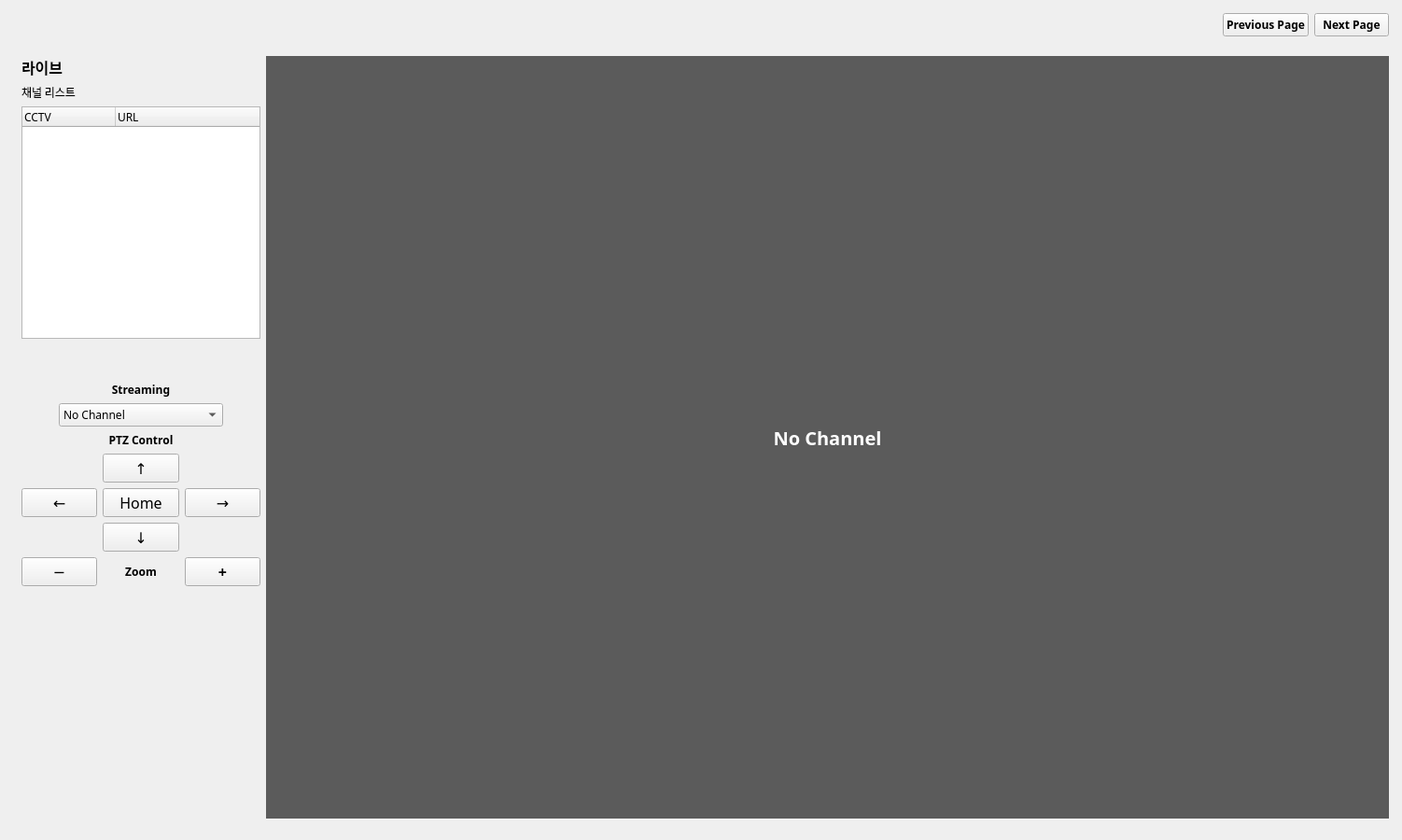
<?xml version="1.0" encoding="UTF-8"?>
<ui version="4.0">
 <class>MainWindow</class>
 <widget class="QMainWindow" name="MainWindow">
  <property name="windowModality">
   <enum>Qt::WindowModal</enum>
  </property>
  <property name="geometry">
   <rect>
    <x>0</x>
    <y>0</y>
    <width>1502</width>
    <height>900</height>
   </rect>
  </property>
  <property name="sizePolicy">
   <sizepolicy hsizetype="Expanding" vsizetype="Expanding">
    <horstretch>0</horstretch>
    <verstretch>0</verstretch>
   </sizepolicy>
  </property>
  <property name="windowTitle">
   <string>panorama</string>
  </property>
  <property name="windowIcon">
   <iconset>
    <normaloff>skysysIcon.png</normaloff>skysysIcon.png</iconset>
  </property>
  <widget class="QWidget" name="centralwidget">
   <layout class="QVBoxLayout" name="verticalLayout_5">
    <item>
     <widget class="QWidget" name="topLayout" native="true">
      <layout class="QHBoxLayout" name="horizontalLayout_8">
       <property name="leftMargin">
        <number>5</number>
       </property>
       <property name="topMargin">
        <number>5</number>
       </property>
       <property name="rightMargin">
        <number>5</number>
       </property>
       <property name="bottomMargin">
        <number>1</number>
       </property>
       <item>
        <widget class="QLabel" name="ci">
         <property name="sizePolicy">
          <sizepolicy hsizetype="Maximum" vsizetype="Maximum">
           <horstretch>0</horstretch>
           <verstretch>0</verstretch>
          </sizepolicy>
         </property>
         <property name="maximumSize">
          <size>
           <width>250</width>
           <height>40</height>
          </size>
         </property>
         <property name="text">
          <string/>
         </property>
         <property name="pixmap">
          <pixmap>skysys.png</pixmap>
         </property>
         <property name="scaledContents">
          <bool>true</bool>
         </property>
        </widget>
       </item>
       <item>
        <spacer name="horizontalSpacer_5">
         <property name="orientation">
          <enum>Qt::Horizontal</enum>
         </property>
         <property name="sizeHint" stdset="0">
          <size>
           <width>40</width>
           <height>13</height>
          </size>
         </property>
        </spacer>
       </item>
       <item>
        <widget class="QPushButton" name="previousButton">
         <property name="sizePolicy">
          <sizepolicy hsizetype="Minimum" vsizetype="Fixed">
           <horstretch>0</horstretch>
           <verstretch>0</verstretch>
          </sizepolicy>
         </property>
         <property name="font">
          <font>
           <family>나눔고딕</family>
           <weight>75</weight>
           <italic>false</italic>
           <bold>true</bold>
           <underline>false</underline>
          </font>
         </property>
         <property name="text">
          <string>Previous Page</string>
         </property>
         <property name="checkable">
          <bool>false</bool>
         </property>
         <property name="checked">
          <bool>false</bool>
         </property>
        </widget>
       </item>
       <item>
        <widget class="QPushButton" name="nextButton">
         <property name="sizePolicy">
          <sizepolicy hsizetype="Minimum" vsizetype="Fixed">
           <horstretch>0</horstretch>
           <verstretch>0</verstretch>
          </sizepolicy>
         </property>
         <property name="font">
          <font>
           <family>나눔고딕</family>
           <weight>75</weight>
           <bold>true</bold>
          </font>
         </property>
         <property name="text">
          <string>Next Page</string>
         </property>
        </widget>
       </item>
      </layout>
     </widget>
    </item>
    <item>
     <widget class="QStackedWidget" name="QStackedWidget">
      <property name="currentIndex">
       <number>0</number>
      </property>
      <widget class="QWidget" name="page1">
       <layout class="QHBoxLayout" name="page1Layout">
        <property name="spacing">
         <number>5</number>
        </property>
        <property name="leftMargin">
         <number>5</number>
        </property>
        <property name="topMargin">
         <number>5</number>
        </property>
        <property name="rightMargin">
         <number>5</number>
        </property>
        <property name="bottomMargin">
         <number>5</number>
        </property>
        <item>
         <widget class="QWidget" name="pageWidget1" native="true">
          <layout class="QHBoxLayout" name="horizontalLayout_12">
           <property name="rightMargin">
            <number>0</number>
           </property>
           <item>
            <layout class="QVBoxLayout" name="verticalLayout_4">
             <property name="rightMargin">
              <number>0</number>
             </property>
             <item>
              <widget class="QLabel" name="liveLabel">
               <property name="sizePolicy">
                <sizepolicy hsizetype="Minimum" vsizetype="Preferred">
                 <horstretch>0</horstretch>
                 <verstretch>0</verstretch>
                </sizepolicy>
               </property>
               <property name="font">
                <font>
                 <family>나눔고딕</family>
                 <pointsize>12</pointsize>
                 <weight>75</weight>
                 <bold>true</bold>
                </font>
               </property>
               <property name="text">
                <string>라이브</string>
               </property>
              </widget>
             </item>
             <item>
              <widget class="QLabel" name="chListLabel">
               <property name="sizePolicy">
                <sizepolicy hsizetype="Minimum" vsizetype="Preferred">
                 <horstretch>0</horstretch>
                 <verstretch>0</verstretch>
                </sizepolicy>
               </property>
               <property name="font">
                <font>
                 <family>나눔고딕</family>
                </font>
               </property>
               <property name="text">
                <string>채널 리스트</string>
               </property>
              </widget>
             </item>
             <item>
              <widget class="QTreeWidget" name="chTreeWidget">
               <property name="sizePolicy">
                <sizepolicy hsizetype="Minimum" vsizetype="MinimumExpanding">
                 <horstretch>0</horstretch>
                 <verstretch>0</verstretch>
                </sizepolicy>
               </property>
               <property name="font">
                <font>
                 <family>나눔고딕</family>
                </font>
               </property>
               <column>
                <property name="text">
                 <string>CCTV</string>
                </property>
               </column>
               <column>
                <property name="text">
                 <string>URL</string>
                </property>
               </column>
              </widget>
             </item>
             <item>
              <spacer name="verticalSpacer_5">
               <property name="orientation">
                <enum>Qt::Vertical</enum>
               </property>
               <property name="sizeType">
                <enum>QSizePolicy::Minimum</enum>
               </property>
               <property name="sizeHint" stdset="0">
                <size>
                 <width>20</width>
                 <height>40</height>
                </size>
               </property>
              </spacer>
             </item>
             <item>
              <widget class="QLabel" name="streamingLabel">
               <property name="sizePolicy">
                <sizepolicy hsizetype="Minimum" vsizetype="Preferred">
                 <horstretch>0</horstretch>
                 <verstretch>0</verstretch>
                </sizepolicy>
               </property>
               <property name="font">
                <font>
                 <family>나눔고딕</family>
                 <weight>75</weight>
                 <bold>true</bold>
                </font>
               </property>
               <property name="text">
                <string>Streaming</string>
               </property>
               <property name="alignment">
                <set>Qt::AlignCenter</set>
               </property>
              </widget>
             </item>
             <item>
              <layout class="QHBoxLayout" name="horizontalLayout_4">
               <item>
                <spacer name="horizontalSpacer">
                 <property name="orientation">
                  <enum>Qt::Horizontal</enum>
                 </property>
                 <property name="sizeType">
                  <enum>QSizePolicy::Minimum</enum>
                 </property>
                 <property name="sizeHint" stdset="0">
                  <size>
                   <width>40</width>
                   <height>20</height>
                  </size>
                 </property>
                </spacer>
               </item>
               <item>
                <widget class="QComboBox" name="chComboBox">
                 <property name="sizePolicy">
                  <sizepolicy hsizetype="Minimum" vsizetype="Fixed">
                   <horstretch>0</horstretch>
                   <verstretch>0</verstretch>
                  </sizepolicy>
                 </property>
                 <property name="font">
                  <font>
                   <family>나눔고딕</family>
                  </font>
                 </property>
                 <item>
                  <property name="text">
                   <string>No Channel</string>
                  </property>
                 </item>
                 <item>
                  <property name="text">
                   <string>CCTV1</string>
                  </property>
                 </item>
                 <item>
                  <property name="text">
                   <string>CCTV2</string>
                  </property>
                 </item>
                 <item>
                  <property name="text">
                   <string>CCTV3</string>
                  </property>
                 </item>
                 <item>
                  <property name="text">
                   <string>CCTV4</string>
                  </property>
                 </item>
                 <item>
                  <property name="text">
                   <string>CCTV5</string>
                  </property>
                 </item>
                 <item>
                  <property name="text">
                   <string>CCTV6</string>
                  </property>
                 </item>
                 <item>
                  <property name="text">
                   <string>CCTV7</string>
                  </property>
                 </item>
                 <item>
                  <property name="text">
                   <string>CCTV8</string>
                  </property>
                 </item>
                 <item>
                  <property name="text">
                   <string>CCTV9</string>
                  </property>
                 </item>
                 <item>
                  <property name="text">
                   <string>CCTV10</string>
                  </property>
                 </item>
                </widget>
               </item>
               <item>
                <spacer name="horizontalSpacer_2">
                 <property name="orientation">
                  <enum>Qt::Horizontal</enum>
                 </property>
                 <property name="sizeType">
                  <enum>QSizePolicy::Minimum</enum>
                 </property>
                 <property name="sizeHint" stdset="0">
                  <size>
                   <width>40</width>
                   <height>20</height>
                  </size>
                 </property>
                </spacer>
               </item>
              </layout>
             </item>
             <item>
              <widget class="QLabel" name="ptzControlLabel">
               <property name="sizePolicy">
                <sizepolicy hsizetype="Minimum" vsizetype="Preferred">
                 <horstretch>0</horstretch>
                 <verstretch>0</verstretch>
                </sizepolicy>
               </property>
               <property name="font">
                <font>
                 <family>나눔고딕</family>
                 <weight>75</weight>
                 <bold>true</bold>
                </font>
               </property>
               <property name="text">
                <string>PTZ Control</string>
               </property>
               <property name="alignment">
                <set>Qt::AlignCenter</set>
               </property>
              </widget>
             </item>
             <item>
              <layout class="QHBoxLayout" name="horizontalLayout_5">
               <property name="rightMargin">
                <number>0</number>
               </property>
               <property name="bottomMargin">
                <number>0</number>
               </property>
               <item>
                <widget class="QPushButton" name="leftButton">
                 <property name="font">
                  <font>
                   <family>나눔고딕</family>
                   <pointsize>12</pointsize>
                  </font>
                 </property>
                 <property name="text">
                  <string>←</string>
                 </property>
                </widget>
               </item>
               <item>
                <layout class="QVBoxLayout" name="verticalLayout">
                 <property name="bottomMargin">
                  <number>0</number>
                 </property>
                 <item>
                  <widget class="QPushButton" name="upButton">
                   <property name="font">
                    <font>
                     <family>나눔고딕</family>
                     <pointsize>12</pointsize>
                    </font>
                   </property>
                   <property name="text">
                    <string>↑</string>
                   </property>
                  </widget>
                 </item>
                 <item>
                  <widget class="QPushButton" name="homeButton">
                   <property name="font">
                    <font>
                     <family>나눔고딕</family>
                     <pointsize>12</pointsize>
                    </font>
                   </property>
                   <property name="text">
                    <string>Home</string>
                   </property>
                  </widget>
                 </item>
                 <item>
                  <widget class="QPushButton" name="downButton">
                   <property name="font">
                    <font>
                     <family>나눔고딕</family>
                     <pointsize>12</pointsize>
                    </font>
                   </property>
                   <property name="text">
                    <string>↓</string>
                   </property>
                  </widget>
                 </item>
                </layout>
               </item>
               <item>
                <widget class="QPushButton" name="rightButton">
                 <property name="font">
                  <font>
                   <family>나눔고딕</family>
                   <pointsize>12</pointsize>
                  </font>
                 </property>
                 <property name="text">
                  <string>→</string>
                 </property>
                </widget>
               </item>
              </layout>
             </item>
             <item>
              <layout class="QHBoxLayout" name="horizontalLayout_7">
               <property name="bottomMargin">
                <number>0</number>
               </property>
               <item>
                <widget class="QPushButton" name="zoomOutButton">
                 <property name="font">
                  <font>
                   <family>나눔고딕</family>
                   <pointsize>12</pointsize>
                   <weight>75</weight>
                   <bold>true</bold>
                  </font>
                 </property>
                 <property name="text">
                  <string>─</string>
                 </property>
                </widget>
               </item>
               <item>
                <widget class="QLabel" name="zoomLabel">
                 <property name="sizePolicy">
                  <sizepolicy hsizetype="Minimum" vsizetype="Preferred">
                   <horstretch>0</horstretch>
                   <verstretch>0</verstretch>
                  </sizepolicy>
                 </property>
                 <property name="font">
                  <font>
                   <family>나눔고딕</family>
                   <weight>75</weight>
                   <bold>true</bold>
                  </font>
                 </property>
                 <property name="text">
                  <string>Zoom</string>
                 </property>
                 <property name="alignment">
                  <set>Qt::AlignCenter</set>
                 </property>
                </widget>
               </item>
               <item>
                <widget class="QPushButton" name="zoomInButton">
                 <property name="font">
                  <font>
                   <family>나눔고딕</family>
                   <pointsize>12</pointsize>
                   <weight>75</weight>
                   <bold>true</bold>
                  </font>
                 </property>
                 <property name="text">
                  <string>+</string>
                 </property>
                </widget>
               </item>
              </layout>
             </item>
             <item>
              <spacer name="verticalSpacer_3">
               <property name="orientation">
                <enum>Qt::Vertical</enum>
               </property>
               <property name="sizeType">
                <enum>QSizePolicy::Expanding</enum>
               </property>
               <property name="sizeHint" stdset="0">
                <size>
                 <width>20</width>
                 <height>40</height>
                </size>
               </property>
              </spacer>
             </item>
            </layout>
           </item>
           <item>
            <widget class="QLabel" name="viewLabel">
             <property name="enabled">
              <bool>true</bool>
             </property>
             <property name="sizePolicy">
              <sizepolicy hsizetype="Expanding" vsizetype="Expanding">
               <horstretch>0</horstretch>
               <verstretch>0</verstretch>
              </sizepolicy>
             </property>
             <property name="maximumSize">
              <size>
               <width>16777215</width>
               <height>16777215</height>
              </size>
             </property>
             <property name="font">
              <font>
               <family>나눔고딕</family>
               <pointsize>15</pointsize>
               <weight>75</weight>
               <bold>true</bold>
              </font>
             </property>
             <property name="styleSheet">
              <string notr="true">background-color: rgb(91, 91, 91);color: rgb(255, 255, 255);</string>
             </property>
             <property name="text">
              <string>No Channel</string>
             </property>
             <property name="alignment">
              <set>Qt::AlignCenter</set>
             </property>
            </widget>
           </item>
          </layout>
         </widget>
        </item>
       </layout>
      </widget>
      <widget class="QWidget" name="page2">
       <layout class="QHBoxLayout" name="page2Layout">
        <property name="spacing">
         <number>5</number>
        </property>
        <property name="leftMargin">
         <number>5</number>
        </property>
        <property name="topMargin">
         <number>5</number>
        </property>
        <property name="rightMargin">
         <number>5</number>
        </property>
        <property name="bottomMargin">
         <number>5</number>
        </property>
        <item>
         <widget class="QWidget" name="pageWidget2" native="true">
          <layout class="QHBoxLayout" name="horizontalLayout_3">
           <item>
            <widget class="QWidget" name="verticalWidget" native="true">
             <property name="sizePolicy">
              <sizepolicy hsizetype="Maximum" vsizetype="Preferred">
               <horstretch>0</horstretch>
               <verstretch>0</verstretch>
              </sizepolicy>
             </property>
             <layout class="QVBoxLayout" name="verticalLayout_2">
              <item>
               <widget class="QPushButton" name="ptzButton">
                <property name="sizePolicy">
                 <sizepolicy hsizetype="Expanding" vsizetype="Fixed">
                  <horstretch>0</horstretch>
                  <verstretch>0</verstretch>
                 </sizepolicy>
                </property>
                <property name="font">
                 <font>
                  <family>나눔고딕</family>
                 </font>
                </property>
                <property name="text">
                 <string>PTZ Start</string>
                </property>
               </widget>
              </item>
              <item>
               <widget class="QComboBox" name="chComboBox_2">
                <property name="sizePolicy">
                 <sizepolicy hsizetype="Preferred" vsizetype="Fixed">
                  <horstretch>0</horstretch>
                  <verstretch>0</verstretch>
                 </sizepolicy>
                </property>
                <property name="font">
                 <font>
                  <family>나눔고딕</family>
                 </font>
                </property>
                <item>
                 <property name="text">
                  <string>CCTV1</string>
                 </property>
                </item>
                <item>
                 <property name="text">
                  <string>CCTV2</string>
                 </property>
                </item>
                <item>
                 <property name="text">
                  <string>CCTV3</string>
                 </property>
                </item>
                <item>
                 <property name="text">
                  <string>CCTV4</string>
                 </property>
                </item>
                <item>
                 <property name="text">
                  <string>CCTV5</string>
                 </property>
                </item>
                <item>
                 <property name="text">
                  <string>CCTV6</string>
                 </property>
                </item>
                <item>
                 <property name="text">
                  <string>CCTV7</string>
                 </property>
                </item>
                <item>
                 <property name="text">
                  <string>CCTV8</string>
                 </property>
                </item>
                <item>
                 <property name="text">
                  <string>CCTV9</string>
                 </property>
                </item>
                <item>
                 <property name="text">
                  <string>CCTV10</string>
                 </property>
                </item>
               </widget>
              </item>
              <item>
               <widget class="QPushButton" name="restartButton">
                <property name="sizePolicy">
                 <sizepolicy hsizetype="Expanding" vsizetype="Fixed">
                  <horstretch>0</horstretch>
                  <verstretch>0</verstretch>
                 </sizepolicy>
                </property>
                <property name="font">
                 <font>
                  <family>나눔고딕</family>
                 </font>
                </property>
                <property name="text">
                 <string>ReStart</string>
                </property>
               </widget>
              </item>
              <item>
               <spacer name="verticalSpacer">
                <property name="orientation">
                 <enum>Qt::Vertical</enum>
                </property>
                <property name="sizeHint" stdset="0">
                 <size>
                  <width>20</width>
                  <height>40</height>
                 </size>
                </property>
               </spacer>
              </item>
             </layout>
            </widget>
           </item>
           <item>
            <layout class="QGridLayout" name="gridLayout_5">
             <item row="0" column="1">
              <widget class="QLabel" name="label_1">
               <property name="font">
                <font>
                 <family>나눔고딕</family>
                </font>
               </property>
               <property name="text">
                <string>None</string>
               </property>
               <property name="alignment">
                <set>Qt::AlignCenter</set>
               </property>
              </widget>
             </item>
             <item row="0" column="0">
              <widget class="QLabel" name="cctvLabel_1">
               <property name="font">
                <font>
                 <family>나눔고딕</family>
                 <pointsize>15</pointsize>
                 <weight>75</weight>
                 <bold>true</bold>
                </font>
               </property>
               <property name="text">
                <string>CCTV1</string>
               </property>
               <property name="alignment">
                <set>Qt::AlignCenter</set>
               </property>
              </widget>
             </item>
             <item row="3" column="2">
              <widget class="QLabel" name="cctvLabel_9">
               <property name="font">
                <font>
                 <family>나눔고딕</family>
                 <pointsize>15</pointsize>
                 <weight>75</weight>
                 <bold>true</bold>
                </font>
               </property>
               <property name="text">
                <string>CCTV9</string>
               </property>
               <property name="alignment">
                <set>Qt::AlignCenter</set>
               </property>
              </widget>
             </item>
             <item row="3" column="0">
              <widget class="QLabel" name="cctvLabel_4">
               <property name="font">
                <font>
                 <family>나눔고딕</family>
                 <pointsize>15</pointsize>
                 <weight>75</weight>
                 <bold>true</bold>
                </font>
               </property>
               <property name="text">
                <string>CCTV4</string>
               </property>
               <property name="alignment">
                <set>Qt::AlignCenter</set>
               </property>
              </widget>
             </item>
             <item row="1" column="2">
              <widget class="QLabel" name="cctvLabel_7">
               <property name="font">
                <font>
                 <family>나눔고딕</family>
                 <pointsize>15</pointsize>
                 <weight>75</weight>
                 <bold>true</bold>
                </font>
               </property>
               <property name="text">
                <string>CCTV7</string>
               </property>
               <property name="alignment">
                <set>Qt::AlignCenter</set>
               </property>
              </widget>
             </item>
             <item row="1" column="0">
              <widget class="QLabel" name="cctvLabel_2">
               <property name="font">
                <font>
                 <family>나눔고딕</family>
                 <pointsize>15</pointsize>
                 <weight>75</weight>
                 <bold>true</bold>
                </font>
               </property>
               <property name="text">
                <string>CCTV2</string>
               </property>
               <property name="alignment">
                <set>Qt::AlignCenter</set>
               </property>
              </widget>
             </item>
             <item row="2" column="2">
              <widget class="QLabel" name="cctvLabel_8">
               <property name="font">
                <font>
                 <family>나눔고딕</family>
                 <pointsize>15</pointsize>
                 <weight>75</weight>
                 <bold>true</bold>
                </font>
               </property>
               <property name="text">
                <string>CCTV8</string>
               </property>
               <property name="alignment">
                <set>Qt::AlignCenter</set>
               </property>
              </widget>
             </item>
             <item row="4" column="3">
              <widget class="QLabel" name="label_10">
               <property name="font">
                <font>
                 <family>나눔고딕</family>
                </font>
               </property>
               <property name="text">
                <string>None</string>
               </property>
               <property name="alignment">
                <set>Qt::AlignCenter</set>
               </property>
              </widget>
             </item>
             <item row="3" column="3">
              <widget class="QLabel" name="label_9">
               <property name="font">
                <font>
                 <family>나눔고딕</family>
                </font>
               </property>
               <property name="text">
                <string>None</string>
               </property>
               <property name="alignment">
                <set>Qt::AlignCenter</set>
               </property>
              </widget>
             </item>
             <item row="1" column="3">
              <widget class="QLabel" name="label_7">
               <property name="font">
                <font>
                 <family>나눔고딕</family>
                </font>
               </property>
               <property name="text">
                <string>None</string>
               </property>
               <property name="alignment">
                <set>Qt::AlignCenter</set>
               </property>
              </widget>
             </item>
             <item row="2" column="1">
              <widget class="QLabel" name="label_3">
               <property name="font">
                <font>
                 <family>나눔고딕</family>
                </font>
               </property>
               <property name="text">
                <string>None</string>
               </property>
               <property name="alignment">
                <set>Qt::AlignCenter</set>
               </property>
              </widget>
             </item>
             <item row="3" column="1">
              <widget class="QLabel" name="label_4">
               <property name="font">
                <font>
                 <family>나눔고딕</family>
                </font>
               </property>
               <property name="text">
                <string>None</string>
               </property>
               <property name="alignment">
                <set>Qt::AlignCenter</set>
               </property>
              </widget>
             </item>
             <item row="2" column="0">
              <widget class="QLabel" name="cctvLabel_3">
               <property name="font">
                <font>
                 <family>나눔고딕</family>
                 <pointsize>15</pointsize>
                 <weight>75</weight>
                 <bold>true</bold>
                </font>
               </property>
               <property name="text">
                <string>CCTV3</string>
               </property>
               <property name="alignment">
                <set>Qt::AlignCenter</set>
               </property>
              </widget>
             </item>
             <item row="4" column="2">
              <widget class="QLabel" name="cctvLabel_10">
               <property name="font">
                <font>
                 <family>나눔고딕</family>
                 <pointsize>15</pointsize>
                 <weight>75</weight>
                 <bold>true</bold>
                </font>
               </property>
               <property name="text">
                <string>CCTV10</string>
               </property>
               <property name="alignment">
                <set>Qt::AlignCenter</set>
               </property>
              </widget>
             </item>
             <item row="1" column="1">
              <widget class="QLabel" name="label_2">
               <property name="font">
                <font>
                 <family>나눔고딕</family>
                </font>
               </property>
               <property name="text">
                <string>None</string>
               </property>
               <property name="alignment">
                <set>Qt::AlignCenter</set>
               </property>
              </widget>
             </item>
             <item row="2" column="3">
              <widget class="QLabel" name="label_8">
               <property name="font">
                <font>
                 <family>나눔고딕</family>
                </font>
               </property>
               <property name="text">
                <string>None</string>
               </property>
               <property name="alignment">
                <set>Qt::AlignCenter</set>
               </property>
              </widget>
             </item>
             <item row="4" column="0">
              <widget class="QLabel" name="cctvLabel_5">
               <property name="font">
                <font>
                 <family>나눔고딕</family>
                 <pointsize>15</pointsize>
                 <weight>75</weight>
                 <bold>true</bold>
                </font>
               </property>
               <property name="text">
                <string>CCTV5</string>
               </property>
               <property name="alignment">
                <set>Qt::AlignCenter</set>
               </property>
              </widget>
             </item>
             <item row="0" column="3">
              <widget class="QLabel" name="label_6">
               <property name="font">
                <font>
                 <family>나눔고딕</family>
                </font>
               </property>
               <property name="text">
                <string>None</string>
               </property>
               <property name="alignment">
                <set>Qt::AlignCenter</set>
               </property>
              </widget>
             </item>
             <item row="0" column="2">
              <widget class="QLabel" name="cctvLabel_6">
               <property name="font">
                <font>
                 <family>나눔고딕</family>
                 <pointsize>15</pointsize>
                 <weight>75</weight>
                 <bold>true</bold>
                </font>
               </property>
               <property name="text">
                <string>CCTV6</string>
               </property>
               <property name="alignment">
                <set>Qt::AlignCenter</set>
               </property>
              </widget>
             </item>
             <item row="4" column="1">
              <widget class="QLabel" name="label_5">
               <property name="font">
                <font>
                 <family>나눔고딕</family>
                </font>
               </property>
               <property name="text">
                <string>None</string>
               </property>
               <property name="alignment">
                <set>Qt::AlignCenter</set>
               </property>
              </widget>
             </item>
            </layout>
           </item>
          </layout>
         </widget>
        </item>
       </layout>
      </widget>
      <widget class="QWidget" name="page3">
       <layout class="QGridLayout" name="page3Layout">
        <property name="leftMargin">
         <number>5</number>
        </property>
        <property name="topMargin">
         <number>5</number>
        </property>
        <property name="rightMargin">
         <number>5</number>
        </property>
        <property name="bottomMargin">
         <number>5</number>
        </property>
        <item row="0" column="0">
         <widget class="QWidget" name="pageWidget3" native="true">
          <layout class="QHBoxLayout" name="horizontalLayout_2">
           <item>
            <layout class="QVBoxLayout" name="verticalLayout_3">
             <item>
              <widget class="QPushButton" name="panoramaButton">
               <property name="font">
                <font>
                 <family>나눔고딕</family>
                </font>
               </property>
               <property name="text">
                <string>Panorama Start</string>
               </property>
              </widget>
             </item>
             <item>
              <spacer name="verticalSpacer_2">
               <property name="orientation">
                <enum>Qt::Vertical</enum>
               </property>
               <property name="sizeHint" stdset="0">
                <size>
                 <width>20</width>
                 <height>40</height>
                </size>
               </property>
              </spacer>
             </item>
            </layout>
           </item>
           <item>
            <widget class="QLabel" name="panoramaLabel">
             <property name="sizePolicy">
              <sizepolicy hsizetype="Expanding" vsizetype="Expanding">
               <horstretch>0</horstretch>
               <verstretch>0</verstretch>
              </sizepolicy>
             </property>
             <property name="font">
              <font>
               <family>나눔고딕</family>
               <pointsize>15</pointsize>
               <weight>75</weight>
               <bold>true</bold>
              </font>
             </property>
             <property name="styleSheet">
              <string notr="true">background-color: rgb(91, 91, 91);
color: rgb(255, 255, 255);</string>
             </property>
             <property name="text">
              <string>panorama image</string>
             </property>
             <property name="alignment">
              <set>Qt::AlignCenter</set>
             </property>
            </widget>
           </item>
          </layout>
         </widget>
        </item>
       </layout>
      </widget>
     </widget>
    </item>
   </layout>
  </widget>
 </widget>
 <resources/>
 <connections/>
</ui>
